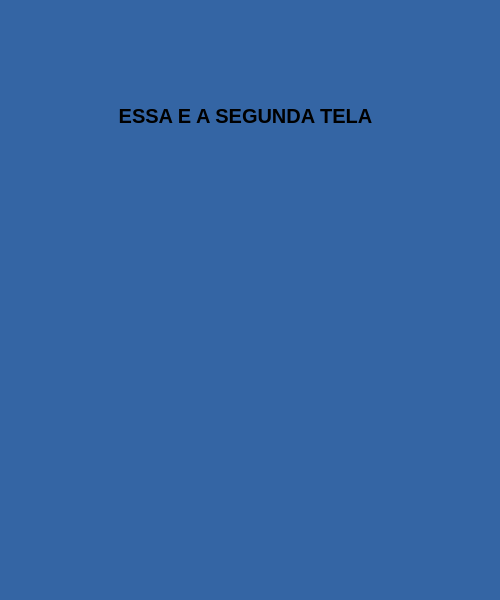
<?xml version="1.0" encoding="UTF-8"?>
<ui version="4.0">
 <class>MainWindow</class>
 <widget class="QMainWindow" name="MainWindow">
  <property name="geometry">
   <rect>
    <x>0</x>
    <y>0</y>
    <width>500</width>
    <height>600</height>
   </rect>
  </property>
  <property name="windowTitle">
   <string>MainWindow</string>
  </property>
  <property name="styleSheet">
   <string notr="true">background-color: rgb(52, 101, 164);</string>
  </property>
  <widget class="QWidget" name="centralwidget">
   <widget class="QLabel" name="label">
    <property name="geometry">
     <rect>
      <x>70</x>
      <y>80</y>
      <width>351</width>
      <height>71</height>
     </rect>
    </property>
    <property name="font">
     <font>
      <pointsize>15</pointsize>
      <weight>75</weight>
      <bold>true</bold>
     </font>
    </property>
    <property name="text">
     <string>ESSA E A SEGUNDA TELA</string>
    </property>
    <property name="alignment">
     <set>Qt::AlignCenter</set>
    </property>
   </widget>
  </widget>
  <widget class="QMenuBar" name="menubar">
   <property name="geometry">
    <rect>
     <x>0</x>
     <y>0</y>
     <width>500</width>
     <height>22</height>
    </rect>
   </property>
  </widget>
  <widget class="QStatusBar" name="statusbar"/>
 </widget>
 <resources/>
 <connections/>
</ui>
